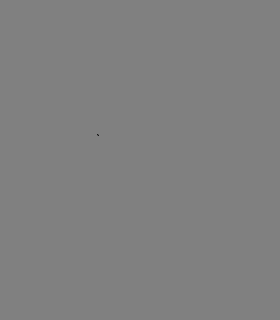
Frame 1 (no input)
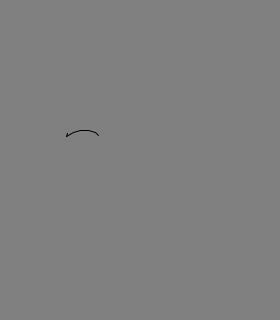
Frame 60 (the mouse pressed at the canvas centre just before this capture)
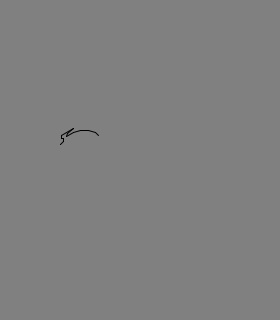
Frame 120 (the mouse held since frame 60 and released just before this capture)

The Processing sketch that drew these frames (run headless with seeded random() and noise(); from frame 60 on, the mouse is pressed at the canvas centre):

// Processing sketch: ProgressiveDraw
// ── ProgressiveDraw.pde
class ProgressiveLine
{
  private final int anchorX, anchorY;
  private final int endX, evolX;
  private final int endY, evolY;
  public static final int PARAM_NB = 6;

  ProgressiveLine(int ax, int ay, int ex, int evx, int ey, int evy)
  {
    anchorX = ax;
    anchorY = ay;
    endX = ex; evolX = evx;
    endY = ey; evolY = evy;
  }

  void DrawFull()
  {
    Draw(1.0);
  }
  void Draw(float linePercent)
  {
    line(anchorX, anchorY,
        endX + evolX * linePercent,
        endY + evolY * linePercent
    );
  }
}

ProgressiveLine[] lines;

void setup()
{
  size(280,320);
  frameRate (30);
  smooth();

  lines = new ProgressiveLine[data.length / ProgressiveLine.PARAM_NB];
  for (int i = 0, lineNb = 0; i < data.length; i += ProgressiveLine.PARAM_NB, lineNb++)
  {
    lines[lineNb] = new ProgressiveLine(
        data[i],     data[i + 1], data[i + 2],
        data[i + 3], data[i + 4], data[i + 5]
    );
  }
}

int[] data =
{
   98, 135,  98,  -3, 135, -3,
   95, 132,  95,  -7, 130,  0,
   88, 130,  88,  -8, 130,  0,
   80, 130,  80,  -7, 130,  2,
   73, 132,  73,  -7, 132,  4,
   66, 136,  66,   1, 136, -3,
   67, 133,  67,   6, 133, -5,
   73, 128,  73, -12, 128,  7,
   61, 135,  61,   0, 135,  3,
   61, 138,  61,   2, 138,  0,
   63, 138,  63,   0, 138,  3,
   63, 141,  63,  -3, 141,  3,
   60, 144,  60,   3, 144,  0,
   63, 144,  63,   4, 144,  2,
   67, 146,  67,   0, 146, -3,
   67, 143,  67,   8, 143, -6,
   75, 137,  75,   0, 137,  3,
   75, 140,  75,   3, 140,  5,
   78, 145,  78,   8, 145,  2,
   85, 147,  85,   7, 147, -3,
   92, 144,  92,   1, 144, -5,
   93, 139,  93,   1, 139, -5,
   94, 134,  94,   8, 134,  3,
  102, 137, 102,   4, 137,  4,
  106, 141, 106,   0, 141,  4,
  106, 145, 106,  -7, 145,  1,
   99, 146,  99,  -4, 146,  2,
   95, 148,  95,  -9, 148,  1,
   86, 149,  86,  -2, 149,  0,
   84, 149,  84,  -3, 149, -1,
   81, 148,  81,  -7, 148, -1,
   74, 147,  74,  -3, 147, -2,
   71, 145,  71,   4, 145, -5
};

int lineNb = 0;
float linePercent = 0;
boolean bFinished;

void draw()
{
  background(128);
  if (!bFinished)
  {
    linePercent += 0.1;
    if (linePercent > 1.0)
    {
      lineNb++;
      linePercent = 0;
      if (lineNb >= lines.length)
      {
        lineNb = lines.length - 1;
        linePercent = 1.0;  // Fully draw last line
        bFinished = true;
      }
    }
  }

  // Fully draw all the previous lines
  for (int i = 0; i < lineNb; i++)
  {
    lines[i].DrawFull();
  }
  // Partially draw the current line
  lines[lineNb].Draw(linePercent);
}
